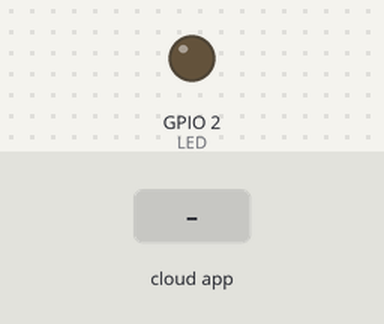
Bench run of a sketch on a simulated ESP8266 (NodeMCU). On the bench: output pins drawn as LEDs (lit = HIGH). Inputs (shaded band) come from the test bench. WiFi joins after 1.5 s; servers stay silent unless stated; the Firebase database answers and starts empty; what the sketch prints to the serial monitor is not drawn.

Above: at 2.8 s.
2.9 s: the phone or cloud app sets LEDStatus to 1
At 3.4 s:
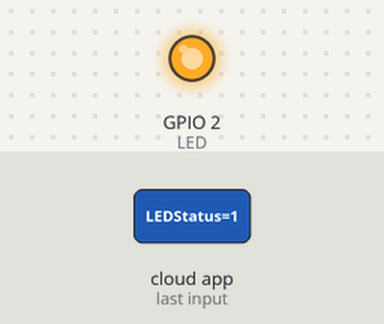
4.6 s: the phone or cloud app sets LEDStatus to 0
At 5.9 s:
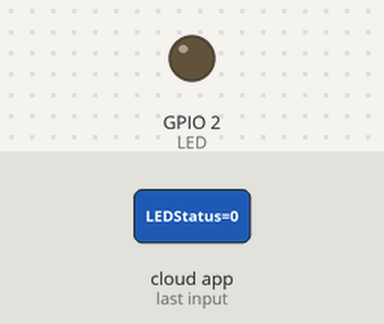
Timing chart, 0 to 7.6 s (numbered marks = the images above; inputs shaded):
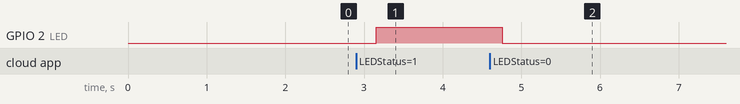

Measured:
- after the input at 2.9 s, GPIO 2 (LED): LOW → HIGH after 0.25 s
- after the input at 4.6 s, GPIO 2 (LED): HIGH → LOW after 0.16 s

The sketch:

firebase.ino
```cpp
#include <ESP8266WiFi.h>
#include <FirebaseArduino.h>

#define FIREBASE_HOST "takimyildizi-652f0.firebaseio.com"
#define FIREBASE_AUTH "***"
#define WIFI_SSID "***"
#define WIFI_PASSWORD "***"
#define LED LED_BUILTIN

void setup() {
  pinMode(LED,OUTPUT);
  digitalWrite(LED,0);
  Serial.begin(9600);
  WiFi.begin(WIFI_SSID, WIFI_PASSWORD);
  Serial.print("baglaniyor");
  while (WiFi.status() != WL_CONNECTED) {
    Serial.print(".");
    delay(500);
  }
  Serial.println();
  Serial.print("baglandi, ip: ");
  Serial.println(WiFi.localIP());

  Firebase.begin(FIREBASE_HOST, FIREBASE_AUTH);

  Firebase.setInt("LEDStatus",0);
}

void loop() {
  Serial.println(Firebase.getInt("LEDStatus"));
  if(Firebase.getInt("LEDStatus"))
  {
    digitalWrite(LED,HIGH);
  }
  else
  {
    digitalWrite(LED,LOW);
  }
  if (Firebase.failed())
 {
      Serial.print("HATA:");
      Serial.println(Firebase.error());
      return;
  }
  delay(100);
}
```
